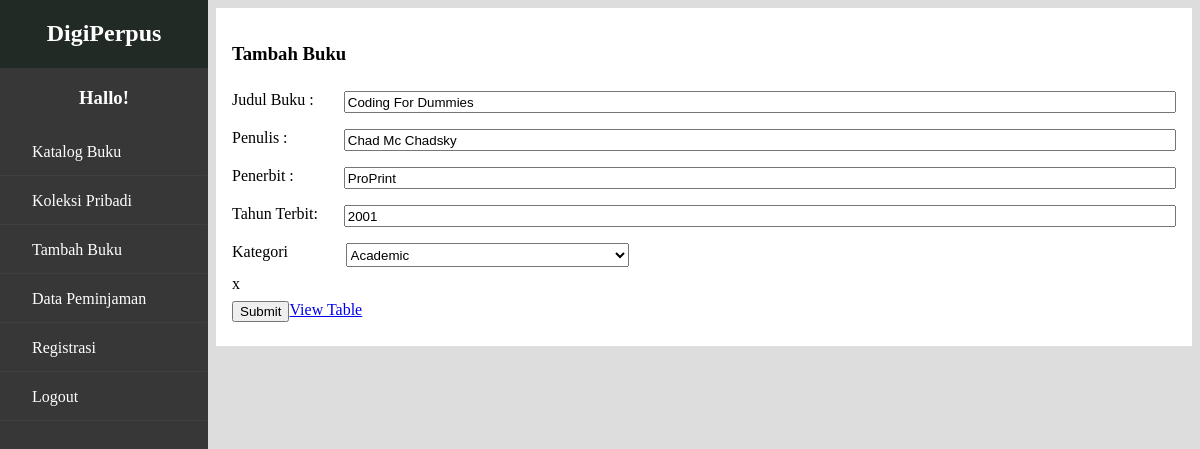
/PerpustakaanDigital/editProduk.php?id=27, run on the app's committed database.
### tables this page shows
CREATE TABLE `tb_buku` (
  `BukuID` int(11) NOT NULL,
  `Judul` varchar(255) NOT NULL,
  `Penulis` varchar(255) NOT NULL,
  `Penerbit` varchar(255) NOT NULL,
  `TahunTerbit` int(11) NOT NULL
);

### PerpustakaanDigital/editProduk.php (the view, shortened to what this page needs)
<?php
   $hidden = "";
   $petugassHidden = "";
?>
<!DOCTYPE html>
<html lang="en">
<head>
    <link rel="stylesheet" href="css/index.css">
</head>
<body>
<div class="nav-container">
      <H2 class="nav-judul">DigiPerpus</H2>
      <h3 class="nav-username">Hallo! <?php echo $_SESSION['Username']?></h3>
      <div class="nav-item"><a href="index.php" class="nav-link">Katalog Buku</a></div>
      <div class="nav-item"><a href="koleksi.php" class="nav-link">Koleksi Pribadi</a></div>
      <div class="nav-item"  <?php echo $hidden ?>><a href="addProduk.php" class="nav-link">Tambah Buku</a></div>
      <div class="nav-item"  <?php echo $hidden ?>><a href="peminjaman.php" class="nav-link">Data Peminjaman</a></div>
      <div class="nav-item"  <?php echo $petugassHidden ?>><a href="registration.php" class="nav-link">Registrasi</a></div>
      <div class="nav-item"><a href="v1/logout.php" class="nav-link">Logout</a></div>
  </div>
  <div class="main-container">
    <h3>Tambah Buku</h3>
    <form action="v1/edit.php" method="POST" class="main-form">
    <?php
        $db = new dbObj();
        $connection = $db->getConnString();
        $id = $_GET["id"];
        $sql = "SELECT
                tb_buku.BukuID,
                tb_buku.Judul,
                tb_buku.Penulis,
                tb_buku.Penerbit,
                tb_buku.TahunTerbit,
                tb_kategori.NamaKategori
                FROM tb_buku
                JOIN tb_kategoribuku_relasi
                ON tb_kategoribuku_relasi.BukuID =tb_buku.BukuID
                JOIN tb_kategori
                ON tb_kategori.KategoriID = tb_kategoribuku_relasi.KatergoriID
                WHERE tb_buku.BukuID = '$id'";
        $query = mysqli_query($connection, $sql);
        $katSql = "SELECT * FROM tb_kategori";
        $queryKat =  mysqli_query($connection, $katSql);
        $result = mysqli_fetch_assoc($query);
    ?>
        <div class="input-container">
            <label for="judul" class="input-label">Judul Buku :</label>
            <input type="text" value="<?php echo $result['Judul'] ?>" name="judul" class="input">
        </div>
        <div class="input-container">
            <label for="penulis" class="input-label">Penulis :</label>
            <input type="text" value="<?php echo $result['Penulis'] ?>" name="penulis"  class="input">
        </div>
        <div class="input-container">
            <label for="penerbit" class="input-label">Penerbit :</label>
            <input type="text" value="<?php echo $result['Penerbit'] ?>" name="penerbit"  class="input">
        </div>
        <div class="input-container">
            <label for="tahun" class="input-label">Tahun Terbit:</label>
            <input type="text" value="<?php echo $result['TahunTerbit'] ?>" name="tahun"  class="input">
        </div>
        <div class="input-container">
            <label for="katagori" class="input-label">Kategori </label>
            <select name="katagori" class="input-select">
                <?php
                    foreach ($queryKat as $data) {
                ?>
                    <option value="<?php echo $data["KategoriID"] ?>" <?php if($data["NamaKategori"] == $result["NamaKategori"]){echo("selected");}?>><?php echo $data["NamaKategori"] ?></option>
                <?php
                     }
                ?>
            </select>
        </div>x
        <div class="input-container">
            <input type="submit" value="Submit">
            <a href="index.php">View Table</a>
        </div>
    </form>
    </div>
</body>
</html>

### PerpustakaanDigital/css/index.css (style rules this page uses)
body { background-color: #ddd; }
.nav-container { height: 120%; width: 13rem; background-color: rgb(56, 55, 55); color: white; display: flex; flex-direction: column; margin-top: -2rem; margin-left: -0.5rem; margin-right: 2rem; position: fixed; }
.nav-judul { display: flex; justify-content: center; background-color: rgb(34, 42, 38); margin-top: 0.1; margin-bottom: 0; padding-top: 1.5rem; height: 3rem; }
.nav-username { display: flex; justify-content: center; }
.nav-item { list-style: none; width: 84%; height: 2rem; padding-left: 2rem; padding-top: 1rem; border-bottom: 1px solid rgb(63, 63, 63); }
.nav-link { color: white; text-decoration: none; display: flex; vertical-align: super; }
.main-container { background-color: white; padding: 1rem; margin-left: 13rem; }
.main-form { display: flex; flex-direction: column; }
.input-container { display: flex; flex-direction: row; margin-top: 0.5rem; margin-bottom: 0.5rem; }
.input-select { width: 30%; height: 1.5rem; margin-left: -1.2vw; }
.input-label { width: 8rem; }
.input { width: 100%; height: 1rem; }

### data on the page
tb_buku: judul "Coding For Dummies", penulis "Chad Mc Chadsky", penerbit "ProPrint", tahun "2001"

### other printed values
form field katagori "Academic"
